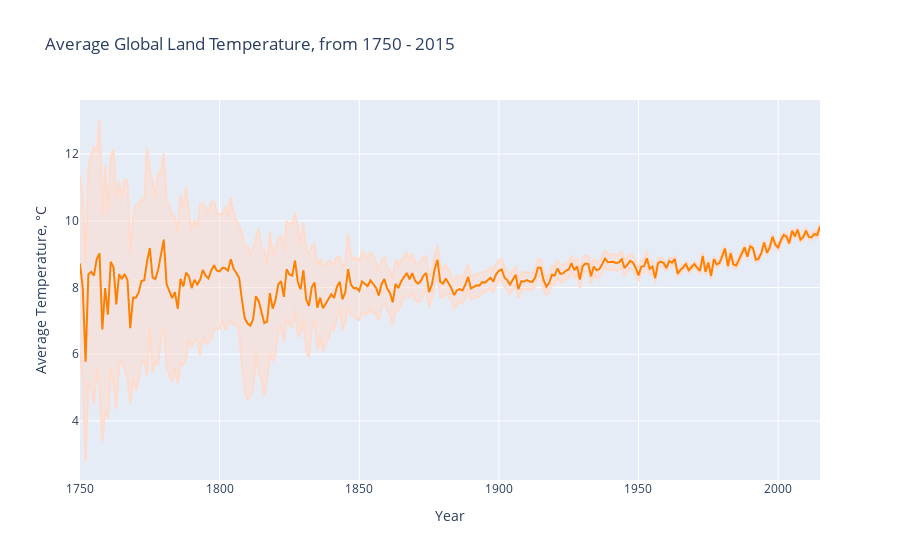

The code cell stored with this chart in its notebook:
### Code cell
#create plotly graphs

trace0 = go.Scatter(
    x = df1plot['Year'], 
    y = df1plot['LandAverageTemperature'] + df1plot['LandAverageTemperatureUncertainty'],
    fill= None,
    mode='lines',
    name='Uncertainty higher',
    line=dict(
        color='rgb(255, 219, 204)',
    )
)
trace1 = go.Scatter(
    x = df1plot['Year'], 
    y = df1plot['LandAverageTemperature'] - df1plot['LandAverageTemperatureUncertainty'],
    fill='tonexty',
    mode='lines',
    name='Uncertainty lower',
    line=dict(
        color='rgb(255, 219, 204)',
    )
)

trace2 = go.Scatter(
    x = df1plot['Year'], 
    y = df1plot['LandAverageTemperature'],
    name='Average Temperature',
    line=dict(
        color='rgb(255, 128, 0)',
    )
)
data = [trace0, trace1, trace2]

layout = go.Layout(
    xaxis=dict(title='Year'),
    yaxis=dict(title='Average Temperature, °C'),
    title='Average Global Land Temperature, from 1750 - 2015',
    showlegend = False)

fig = go.Figure(data=data, layout=layout)
py.iplot(fig)

### Figure 1 — Plotly figure (JSON) as saved in the notebook; plotly's stock layout.template omitted (floating-point values rounded to 4 significant figures; data arrays with more than 128 entries replaced by an {"elided": "..."} marker saying what was removed)
{"data": [{"line": {"color": "rgb(255, 219, 204)"}, "mode": "lines", "name": "Uncertainty higher", "type": "scatter", "x": {"elided": "266 int values"}, "y": {"elided": "266 float values"}}, {"fill": "tonexty", "line": {"color": "rgb(255, 219, 204)"}, "mode": "lines", "name": "Uncertainty lower", "type": "scatter", "x": {"elided": "266 int values"}, "y": {"elided": "266 float values"}}, {"line": {"color": "rgb(255, 128, 0)"}, "name": "Average Temperature", "type": "scatter", "x": {"elided": "266 int values"}, "y": {"elided": "266 float values"}}], "layout": {"showlegend": false, "title": {"text": "Average Global Land Temperature, from 1750 - 2015"}, "xaxis": {"title": {"text": "Year"}}, "yaxis": {"title": {"text": "Average Temperature, °C"}}}}
